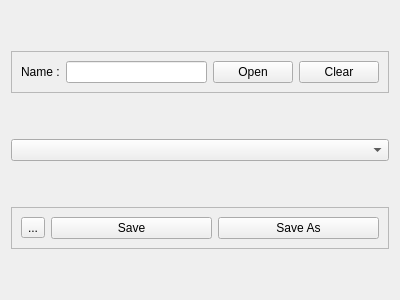
<?xml version="1.0" encoding="UTF-8"?>
<ui version="4.0">
 <class>Form</class>
 <widget class="QWidget" name="Form">
  <property name="geometry">
   <rect>
    <x>0</x>
    <y>0</y>
    <width>400</width>
    <height>300</height>
   </rect>
  </property>
  <property name="windowTitle">
   <string>Form</string>
  </property>
  <layout class="QGridLayout" name="gridLayout">
   <item row="0" column="0">
    <widget class="QFrame" name="frame">
     <property name="sizePolicy">
      <sizepolicy hsizetype="Preferred" vsizetype="Maximum">
       <horstretch>0</horstretch>
       <verstretch>0</verstretch>
      </sizepolicy>
     </property>
     <property name="frameShape">
      <enum>QFrame::StyledPanel</enum>
     </property>
     <property name="frameShadow">
      <enum>QFrame::Raised</enum>
     </property>
     <layout class="QHBoxLayout" name="horizontalLayout">
      <item>
       <widget class="QLabel" name="label_name">
        <property name="text">
         <string>Name :</string>
        </property>
       </widget>
      </item>
      <item>
       <widget class="QLineEdit" name="lineEdit_name"/>
      </item>
      <item>
       <widget class="QPushButton" name="button_open">
        <property name="text">
         <string>Open</string>
        </property>
       </widget>
      </item>
      <item>
       <widget class="QPushButton" name="button_clear">
        <property name="text">
         <string>Clear</string>
        </property>
       </widget>
      </item>
     </layout>
    </widget>
   </item>
   <item row="1" column="0">
    <layout class="QVBoxLayout" name="layout_Processing"/>
   </item>
   <item row="3" column="0">
    <widget class="QFrame" name="frame_2">
     <property name="sizePolicy">
      <sizepolicy hsizetype="Preferred" vsizetype="Maximum">
       <horstretch>0</horstretch>
       <verstretch>0</verstretch>
      </sizepolicy>
     </property>
     <property name="frameShape">
      <enum>QFrame::StyledPanel</enum>
     </property>
     <property name="frameShadow">
      <enum>QFrame::Raised</enum>
     </property>
     <layout class="QHBoxLayout" name="horizontalLayout_2">
      <item>
       <widget class="QToolButton" name="toolButton">
        <property name="text">
         <string>...</string>
        </property>
       </widget>
      </item>
      <item>
       <widget class="QPushButton" name="button_save">
        <property name="text">
         <string>Save</string>
        </property>
       </widget>
      </item>
      <item>
       <widget class="QPushButton" name="button_saveAs">
        <property name="text">
         <string>Save As</string>
        </property>
       </widget>
      </item>
     </layout>
    </widget>
   </item>
   <item row="2" column="0">
    <widget class="QComboBox" name="comboBoxAddVar"/>
   </item>
  </layout>
 </widget>
 <resources/>
 <connections/>
</ui>
